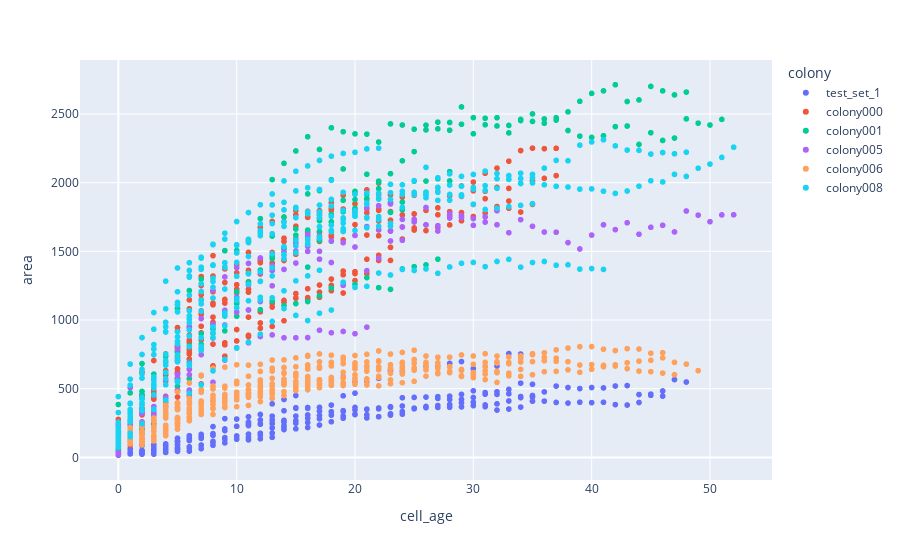

Notebook code cell kept with this figure:
### Code cell
selected_colonies_20_56 = all_details_20_56#.loc[all_details_20_56['colony'].isin(['colony008', 'colony006','colony005','colony001', 'colony000', 'test_set_1', 'test_set_4' ])]
selected_colonies_20_56=selected_colonies_20_56.loc[selected_colonies_20_56['cell_age']!=selected_colonies_20_56['frame_num']] 
fig = px.scatter(selected_colonies_20_56, x="cell_age", y="area", color="colony")
fig.show()

### Figure 1 — Plotly figure (JSON) as saved in the notebook; plotly's stock layout.template omitted (floating-point values rounded to 4 significant figures; data arrays with more than 128 entries replaced by an {"elided": "..."} marker saying what was removed)
{"data": [{"hovertemplate": "colony=test_set_1<br>cell_age=%{x}<br>area=%{y}<extra></extra>", "legendgroup": "test_set_1", "marker": {"color": "#636efa", "symbol": "circle"}, "mode": "markers", "name": "test_set_1", "showlegend": true, "type": "scattergl", "x": {"elided": "240 int values"}, "xaxis": "x", "y": {"elided": "240 float values"}, "yaxis": "y"}, {"hovertemplate": "colony=colony000<br>cell_age=%{x}<br>area=%{y}<extra></extra>", "legendgroup": "colony000", "marker": {"color": "#EF553B", "symbol": "circle"}, "mode": "markers", "name": "colony000", "showlegend": true, "type": "scattergl", "x": {"elided": "328 int values"}, "xaxis": "x", "y": {"elided": "328 float values"}, "yaxis": "y"}, {"hovertemplate": "colony=colony001<br>cell_age=%{x}<br>area=%{y}<extra></extra>", "legendgroup": "colony001", "marker": {"color": "#00cc96", "symbol": "circle"}, "mode": "markers", "name": "colony001", "showlegend": true, "type": "scattergl", "x": {"elided": "193 int values"}, "xaxis": "x", "y": {"elided": "193 float values"}, "yaxis": "y"}, {"hovertemplate": "colony=colony005<br>cell_age=%{x}<br>area=%{y}<extra></extra>", "legendgroup": "colony005", "marker": {"color": "#ab63fa", "symbol": "circle"}, "mode": "markers", "name": "colony005", "showlegend": true, "type": "scattergl", "x": {"elided": "142 int values"}, "xaxis": "x", "y": {"elided": "142 float values"}, "yaxis": "y"}, {"hovertemplate": "colony=colony006<br>cell_age=%{x}<br>area=%{y}<extra></extra>", "legendgroup": "colony006", "marker": {"color": "#FFA15A", "symbol": "circle"}, "mode": "markers", "name": "colony006", "showlegend": true, "type": "scattergl", "x": {"elided": "445 int values"}, "xaxis": "x", "y": {"elided": "445 float values"}, "yaxis": "y"}, {"hovertemplate": "colony=colony008<br>cell_age=%{x}<br>area=%{y}<extra></extra>", "legendgroup": "colony008", "marker": {"color": "#19d3f3", "symbol": "circle"}, "mode": "markers", "name": "colony008", "showlegend": true, "type": "scattergl", "x": {"elided": "366 int values"}, "xaxis": "x", "y": {"elided": "366 float values"}, "yaxis": "y"}], "layout": {"legend": {"title": {"text": "colony"}, "tracegroupgap": 0}, "margin": {"t": 60}, "xaxis": {"anchor": "y", "domain": [0, 1], "title": {"text": "cell_age"}}, "yaxis": {"anchor": "x", "domain": [0, 1], "title": {"text": "area"}}}}
